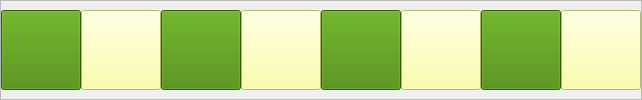
           <widget class="QFrame" name="FiveFrame">
            <property name="layoutDirection">
             <enum>Qt::LeftToRight</enum>
            </property>
            <property name="frameShape">
             <enum>QFrame::StyledPanel</enum>
            </property>
            <property name="frameShadow">
             <enum>QFrame::Raised</enum>
            </property>
            <layout class="QHBoxLayout" name="horizontalLayout_3">
             <property name="spacing">
              <number>0</number>
             </property>
             <property name="leftMargin">
              <number>0</number>
             </property>
             <property name="topMargin">
              <number>0</number>
             </property>
             <property name="rightMargin">
              <number>0</number>
             </property>
             <property name="bottomMargin">
              <number>0</number>
             </property>
             <item>
              <widget class="QPushButton" name="A5">
               <property name="minimumSize">
                <size>
                 <width>80</width>
                 <height>80</height>
                </size>
               </property>
               <property name="styleSheet">
                <string notr="true">background-color: rgb(67, 134, 0);</string>
               </property>
               <property name="text">
                <string/>
               </property>
              </widget>
             </item>
             <item>
              <widget class="QPushButton" name="B5">
               <property name="minimumSize">
                <size>
                 <width>80</width>
                 <height>80</height>
                </size>
               </property>
               <property name="styleSheet">
                <string notr="true">background-color: rgb(255, 255, 150);</string>
               </property>
               <property name="text">
                <string/>
               </property>
              </widget>
             </item>
             <item>
              <widget class="QPushButton" name="C5">
               <property name="minimumSize">
                <size>
                 <width>80</width>
                 <height>80</height>
                </size>
               </property>
               <property name="styleSheet">
                <string notr="true">background-color: rgb(67, 134, 0);</string>
               </property>
               <property name="text">
                <string/>
               </property>
              </widget>
             </item>
             <item>
              <widget class="QPushButton" name="D5">
               <property name="minimumSize">
                <size>
                 <width>80</width>
                 <height>80</height>
                </size>
               </property>
               <property name="styleSheet">
                <string notr="true">background-color: rgb(255, 255, 150);</string>
               </property>
               <property name="text">
                <string/>
               </property>
              </widget>
             </item>
             <item>
              <widget class="QPushButton" name="E5">
               <property name="minimumSize">
                <size>
                 <width>80</width>
                 <height>80</height>
                </size>
               </property>
               <property name="styleSheet">
                <string notr="true">background-color: rgb(67, 134, 0);</string>
               </property>
               <property name="text">
                <string/>
               </property>
              </widget>
             </item>
             <item>
              <widget class="QPushButton" name="F5">
               <property name="minimumSize">
                <size>
                 <width>80</width>
                 <height>80</height>
                </size>
               </property>
               <property name="styleSheet">
                <string notr="true">background-color: rgb(255, 255, 150);</string>
               </property>
               <property name="text">
                <string/>
               </property>
              </widget>
             </item>
             <item>
              <widget class="QPushButton" name="G5">
               <property name="minimumSize">
                <size>
                 <width>80</width>
                 <height>80</height>
                </size>
               </property>
               <property name="styleSheet">
                <string notr="true">background-color: rgb(67, 134, 0);</string>
               </property>
               <property name="text">
                <string/>
               </property>
              </widget>
             </item>
             <item>
              <widget class="QPushButton" name="H5">
               <property name="minimumSize">
                <size>
                 <width>80</width>
                 <height>80</height>
                </size>
               </property>
               <property name="styleSheet">
                <string notr="true">background-color: rgb(255, 255, 150);</string>
               </property>
               <property name="text">
                <string/>
               </property>
              </widget>
             </item>
            </layout>
           </widget>
